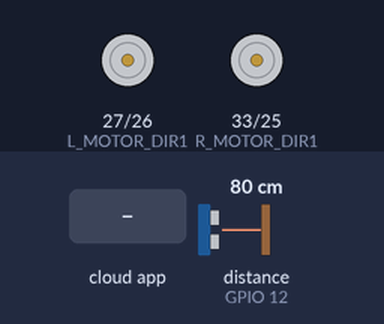
Recording of a sketch running on a simulated ESP32. On the bench: motor-driver pin pairs drawn as motors (green arrow = first pin HIGH = forward, orange = second pin HIGH = backward, longer = more drive, scaled by the enable pin). Wiring (inferred from the names in the program): ultrasonic range finder: trigger GPIO 13; echo GPIO 12. The test bench sets the inputs (shaded band); at power-on: distance to the obstacle (sensor on GPIO 12) 80 cm. The echo pulse lasts 58.3 µs per cm; WiFi joins after 1.5 s; servers stay silent unless stated; the ROS host is connected and sends only what is stated; what the sketch prints to the serial monitor is not drawn.

Above: at 2.7 s.
2.8 s: the phone or cloud app sets wheel_power_right to -100
At 3.5 s:
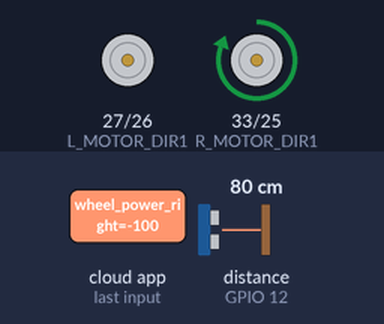
4.3 s: the phone or cloud app sets wheel_power_left to -100
At 5.5 s:
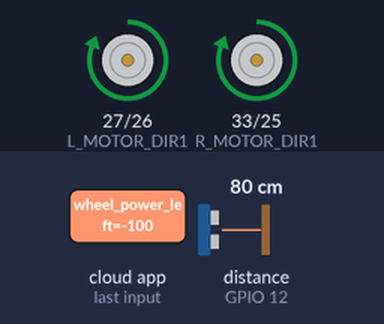
5.8 s: the phone or cloud app sets linear.x to 0
At 6.3 s:
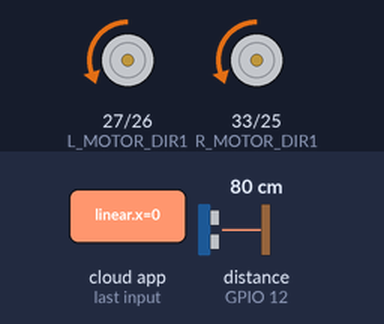
7.3 s: the phone or cloud app sets angular.z to -100
At 8.4 s:
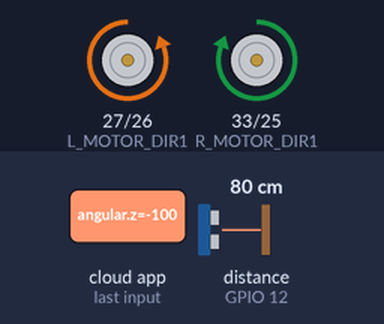
8.8 s: the phone or cloud app sets wheel_power_right to 0
At 9.3 s:
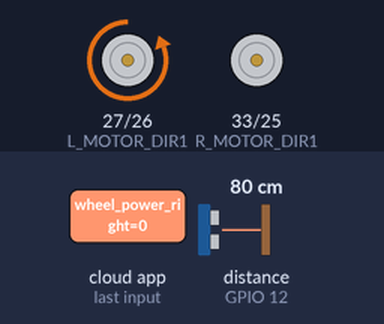
10.3 s: the phone or cloud app sets wheel_power_left to 0
At 11.3 s:
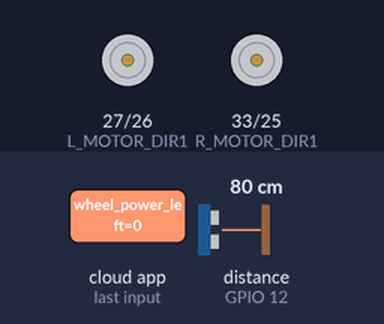
Timing chart, 0 to 12.8 s (numbered marks = the images above; inputs shaded):
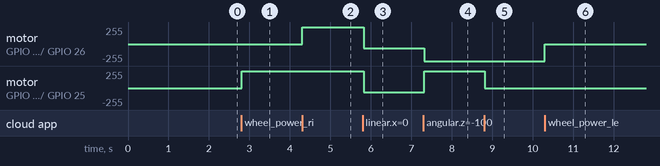

Measured:
- after the input at 2.8 s, motor on GPIO 33 (R_MOTOR_DIR1) / GPIO 25 (R_MOTOR_DIR2): stopped → forward 255/255 at once
- after the input at 4.3 s, motor on GPIO 27 (L_MOTOR_DIR1) / GPIO 26 (L_MOTOR_DIR2): stopped → forward 255/255 at once
- after the input at 5.8 s, motor on GPIO 27 (L_MOTOR_DIR1) / GPIO 26 (L_MOTOR_DIR2), motor on GPIO 33 (R_MOTOR_DIR1) / GPIO 25 (R_MOTOR_DIR2): forward 255/255 → backward 63/255 at once
- after the input at 7.3 s, motor on GPIO 27 (L_MOTOR_DIR1) / GPIO 26 (L_MOTOR_DIR2): backward 63/255 → backward 255/255 at once; motor on GPIO 33 (R_MOTOR_DIR1) / GPIO 25 (R_MOTOR_DIR2): backward 63/255 → forward 255/255 at once
- after the input at 8.8 s, motor on GPIO 33 (R_MOTOR_DIR1) / GPIO 25 (R_MOTOR_DIR2): forward 255/255 → stopped at once
- after the input at 10.3 s, motor on GPIO 27 (L_MOTOR_DIR1) / GPIO 26 (L_MOTOR_DIR2): backward 255/255 → stopped at once

The sketch:

orion_esp32_core.ino
```cpp
#include <ros.h>
#include "Arduino.h"
#include <std_msgs/Float32.h>
#include <std_msgs/Int16.h>
#include <geometry_msgs/Twist.h>
#include <sensor_msgs/Range.h>
#include <WiFi.h>

ros::NodeHandle nh;

//=========================================================
const float wheel_radius = 0.0321;
const float wheel_base = 0.1175;
const float min_speed = 6.23;
const float max_speed = 9.345;

const int freq = 30000;
const int pwmChannel = 0;
const int pwmChannel2 = 1;
const int resolution = 8;
int dutyCycle = 200;
float v = 0.0;
float w = 0.0;
float vr = 0.0;
float vl = 0.0;

float range = 0.0;

#define LED_BUILTIN 13

const int trig = 13;
const int echo = 12;

sensor_msgs::Range range_msg;
ros::Publisher pub_range( "/ultrasound", &range_msg);

char frameid[] = "/ultrasound";


#define L_MOTOR_PWM 14
#define L_MOTOR_DIR1 27
#define L_MOTOR_DIR2 26
#define R_MOTOR_PWM 32
#define R_MOTOR_DIR1 33
#define R_MOTOR_DIR2 25

const char* ssid     = "TheFruit_axtaerobotic2.4G";
const char* password = "belugarius3719";
// Set the rosserial socket server IP address
IPAddress server(192, 168, 1, 34);
// Set the rosserial socket server port
const uint16_t serverPort = 11411;


void turnWheel( const float wheel_power,
                unsigned int pwm_pin,
                unsigned int dir1_pin,
                unsigned int dir2_pin) {
  float factor = max(min(wheel_power, 1.0f), -1.0f);
  //Serial.print(wheel_power.data);
  if ( factor >= 0 ) {
    digitalWrite(dir1_pin, LOW);
    digitalWrite(dir2_pin, HIGH);
    ledcWrite(pwm_pin, (unsigned int)(255 * factor));
  } else {
    digitalWrite(dir1_pin, HIGH);
    digitalWrite(dir2_pin, LOW);
    ledcWrite(pwm_pin, (unsigned int)(255 * (-1.0f * factor)));
  }
}

void ultrasonic() {
  long duration;

  pinMode(trig, OUTPUT);
  digitalWrite(trig, LOW);
  delayMicroseconds(2);
  digitalWrite(trig, HIGH);
  delayMicroseconds(5);
  digitalWrite(trig, LOW);
  pinMode(echo, INPUT);
  duration = pulseIn(echo, HIGH);

  range = microsecondsToCentimeters(duration);

  Serial.println(range);

  range_msg.radiation_type = sensor_msgs::Range::ULTRASOUND;
  range_msg.header.frame_id =  frameid;
  range_msg.field_of_view = 0.1;  // fake
  range_msg.min_range = 0.0;
  range_msg.max_range = 6.47;
  range_msg.range = range*0.01;
  range_msg.header.stamp = nh.now();
  pub_range.publish(&range_msg);
  delay(5);


}

float microsecondsToCentimeters(long microseconds)
{
  return microseconds / 29.0 / 2.0;
}

void rightWheelCb( const std_msgs::Float32 &wheel_power ) {

  turnWheel( wheel_power.data, pwmChannel2, R_MOTOR_DIR1, R_MOTOR_DIR2 );

}

void leftWheelCb( const std_msgs::Float32 &wheel_power ) {

  turnWheel( wheel_power.data, pwmChannel, L_MOTOR_DIR1, L_MOTOR_DIR2 );
}


float vel_to_power(float vel) {
  float factor = 0.0;
  float power = 0.0;


  factor = (abs(vel) - min_speed) / (max_speed - min_speed);
  power = (factor * (1.0 - 0.75)) + 0.75;

  if (vel < 0) {
    power = power * -1;
  }
  return power;
}

void velCb( const geometry_msgs::Twist &vel_data ) {

  float R = wheel_radius;
  float L = wheel_base;

  v = vel_data.linear.x;
  w = vel_data.angular.z;

  vr = ((2.0 * v) + (2.0 * w)) / (2.0 * R);
  vl = ((2.0 * v) - (2.0 * w)) / (2.0 * R);

  vr = max(min(vr, max_speed), -max_speed);
  vl = max(min(vl, max_speed), -max_speed);

  turnWheel(vel_to_power(vl), pwmChannel, L_MOTOR_DIR1, L_MOTOR_DIR2);
  turnWheel(vel_to_power(vr), pwmChannel2, R_MOTOR_DIR1, R_MOTOR_DIR2);
}

ros::Subscriber<std_msgs::Float32> sub_right("wheel_power_right",
    &rightWheelCb );
ros::Subscriber<std_msgs::Float32> sub_left("wheel_power_left",
    &leftWheelCb );
ros::Subscriber<geometry_msgs::Twist> sub_vel("cmd_vel",
    &velCb );


void setup()
{

  ledcAttachPin(L_MOTOR_PWM, pwmChannel);
  ledcAttachPin(R_MOTOR_PWM, pwmChannel2);
  ledcSetup(pwmChannel, freq, resolution);
  ledcSetup(pwmChannel2, freq, resolution);


  // initialize LED digital pin as an output.
  pinMode(LED_BUILTIN, OUTPUT);
  digitalWrite(LED_BUILTIN, HIGH);

  pinMode(L_MOTOR_PWM, OUTPUT);
  pinMode(L_MOTOR_DIR1, OUTPUT);
  pinMode(L_MOTOR_DIR2, OUTPUT);

  pinMode(R_MOTOR_PWM, OUTPUT);
  pinMode(R_MOTOR_DIR1, OUTPUT);
  pinMode(R_MOTOR_DIR2, OUTPUT);


  // Init motors to stop
  digitalWrite(L_MOTOR_DIR1, LOW);
  digitalWrite(L_MOTOR_DIR2, LOW);
  digitalWrite(R_MOTOR_DIR1, LOW);
  digitalWrite(R_MOTOR_DIR2, LOW);
  ledcWrite(L_MOTOR_PWM, 0);
  ledcWrite(R_MOTOR_PWM, 0);


  Serial.begin(115200);
  Serial.println();
  Serial.print("Connecting to ");
  Serial.println(ssid);

  // Connect the ESP8266 the the wifi AP
  WiFi.begin(ssid, password);
  while (WiFi.status() != WL_CONNECTED) {
    delay(500);
    Serial.print(".");
  }
  Serial.println("");
  Serial.println("WiFi connected");
  Serial.println("IP address: ");
  Serial.println(WiFi.localIP());

  // Set the connection to rosserial socket server
  nh.getHardware()->setConnection(server, serverPort);
  nh.initNode();

  // Another way to get IP
  Serial.print("IP = ");
  Serial.println(nh.getHardware()->getLocalIP());
  //Serial.begin(57600);
  nh.subscribe(sub_right);
  nh.subscribe(sub_left);
  nh.subscribe(sub_vel);
  nh.advertise(pub_range);

  delay(20);
}

void loop()
{
  //nh.loginfo("Log Me");
  ultrasonic();
  nh.spinOnce();

  // wait for a second
  delay(20);

}
```
